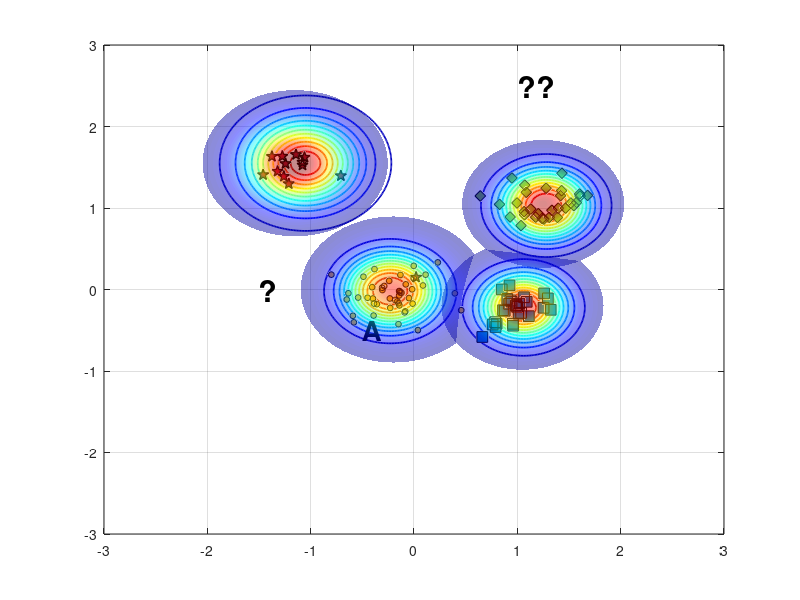

The MATLAB script that drew this image: (Note: this script raises an error after producing the figure.)
%% Reproduce EVM-style demo figure (no toolboxes)
clear; close all; clc; rng(7);

% ---------- 1) 合成四类二维数据 ----------
% 类中心（大致对应图中位置）
C_star  = [-1.15  1.55];   % 红色星
C_diam  = [ 1.25  1.05];   % 绿色菱形
C_square= [ 1.05 -0.20];   % 蓝色方块
C_dot   = [-0.20  0.00];   % 蓝色小点（被 A 标注影响的那簇）

% 协方差（控制每簇形状）
S = @(sx,sy,rho)[sx^2 rho*sx*sy; rho*sx*sy sy^2];
Sig_star   = S(0.18,0.20, 0.05);
Sig_diam   = S(0.22,0.18,-0.10);
Sig_square = S(0.20,0.16, 0.05);
Sig_dot    = S(0.25,0.18, 0.00);

% 从高斯采样（不用 mvnrnd）
sample = @(N,mu,SIG) (randn(N,2)*chol(SIG,'lower') + mu);

X_star   = sample(12,C_star,   Sig_star);
X_diam   = sample(30,C_diam,   Sig_diam);
X_square = sample(28,C_square, Sig_square);
X_dot    = sample(45,C_dot,    Sig_dot);

% 加一个“离群星”靠近 A（见原图左中）
X_star = [X_star; 0.02 0.15];

% ---------- 2) 底面散点与样式 ----------
figure('Color','w','Position',[100,100,800,600]);
hold on; box on; grid on;
z0 = 0; % 所有散点都放在 z=0 的平面

% 确保按照绘制顺序叠放，便于把散点置顶
set(gca,'SortMethod','childorder');

h_star   = scatter3(X_star(:,1),  X_star(:,2),  z0+zeros(size(X_star,1),1),  70, ...
        'pentagram', 'filled', 'MarkerEdgeColor','k', 'MarkerFaceColor',[0.635294 0.0784314 0.184314], 'LineWidth',1.0); % 红色五角星 #A2142F
h_diam   = scatter3(X_diam(:,1),  X_diam(:,2),  z0+zeros(size(X_diam,1),1),  60, ...
        'd', 'filled', 'MarkerEdgeColor','k', 'MarkerFaceColor',[0.466667 0.674510 0.188235]); % 绿色菱形 #77AC30
h_square = scatter3(X_square(:,1),X_square(:,2),z0+zeros(size(X_square,1),1),60, ...
        's', 'filled', 'MarkerEdgeColor','k', 'MarkerFaceColor',[0 0.447059 0.741176]); % 蓝色正方形 #0072BD
h_dot    = scatter3(X_dot(:,1),   X_dot(:,2),   z0+zeros(size(X_dot,1),1),   18, ...
        'o', 'filled', 'MarkerEdgeColor','k', 'MarkerFaceColor',[0.929412 0.694118 0.125490]); % 黄色圆形 #EDB120


% ---------- 3) ψ-model 等值环（彩色同心） ----------
% 采用带形状参的径向函数 psi(r) = exp(-(r/s)^t)
psi = @(X,Y,cx,cy,s,t) exp( - ( sqrt((X-cx).^2 + (Y-cy).^2) ./ s ).^t );

% 选几处“极端向量/代表点”（包含 A 所在）
EV = [ -0.23 -0.02 ;   % A 对应蓝点极端向量
        1.06 -0.22 ;   % 蓝方块
        1.28  1.03 ;   % 绿菱形
       -1.05  1.55 ];  % 红星
scale = [0.42, 0.36, 0.40, 0.48];   % 各自 scale
shape = [2.6,  2.2,  2.4,  2.0];    % 各自 shape

% 网格
[xg,yg] = meshgrid(linspace(-3,3,400));
colormap(jet); caxis([0 1]);

% 等高线层级（红到蓝：高到低）
levels = linspace(1.0,0.05,12);

for k = 1:size(EV,1)
    Z = psi(xg,yg,EV(k,1),EV(k,2),scale(k),shape(k));
    [~, h] = contour(xg,yg,Z,levels);    % 直接画在底面，保持颜色映射
    set(h,'LineWidth',1.25);

    % 将等高线明确压到 z=0（兼容不同 MATLAB 版本）
    ch = get(h,'Children');
    for ic = 1:numel(ch)
        zd = get(ch(ic),'ZData');
        if ~isempty(zd)
            set(ch(ic),'ZData',zeros(size(zd))); % 强制贴在 z=0
        end
    end
end

% 标出 A 与问号
h_A = text(-0.5,-0.5,0,'A','FontWeight','bold','FontSize',20,'Color','k');
text( 1, 2.5,0,'??','FontWeight','bold','FontSize',22,'Color','k');
text( -1.5,0,0,'?','FontWeight','bold','FontSize',22,'Color','k');

% ---------- 4) 上方半透明“钟形面”（表示类支持/概率） ----------
% 用四个高斯穹顶，中心与各簇一致
gauss2 = @(X,Y,cx,cy,s) exp(-((X-cx).^2 + (Y-cy).^2)/(2*s^2));
tops  = {C_star, C_diam, C_square, C_dot};
sigT  = [0.32 0.28 0.28 0.32];   % 调大 sigma，使穹顶更集中
amp   = [1.05 0.95 0.90 0.85];

% 抬高穹顶，并缩小每个穹顶的覆盖范围（为每个穹顶使用局部网格）
zlift      = 0.22;   % 统一抬高量（不改变颜色映射）
spanFactor = 2.8;    % 每个穹顶半宽 = spanFactor * sigma（越小覆盖越小）
gridN      = 121;    % 局部网格分辨率
thetaN     = 181;    % 角向分辨率（圆形采样）

for i=1:4
    cx = tops{i}(1); cy = tops{i}(2);
    span = spanFactor * sigT(i);
    % 极坐标圆形采样
    rVec = linspace(0, span, gridN);
    thVec = linspace(0, 2*pi, thetaN);
    [Rg, Tg] = ndgrid(rVec, thVec);
    xgi = cx + Rg .* cos(Tg);
    ygi = cy + Rg .* sin(Tg);

    Zt = amp(i) * gauss2(xgi,ygi,cx,cy,sigT(i));
    % 用 Zt 作为颜色，Zt+zlift 作为高度，从而抬高且保留原色
    s1 = surf(xgi,ygi, Zt + zlift, Zt, 'EdgeColor','none', 'FaceAlpha',0.45);
end
shading interp; 
% camlight headlight; 
lighting gouraud;

% 将散点推到顶层
uistack([h_star h_diam h_square h_dot], 'top');
% 将A推到顶层
uistack(h_A, 'top');

% ---------- 5) 轴、视角与观感 ----------
xlim([-2 2]); ylim([-1 3]); zlim([0 1.25]); view(47,21);
axis vis3d; daspect([1 1 0.8]);
set(gca,'FontName','Times New Roman','FontSize',12,'LineWidth',1);
% xlabel('x'); ylabel('y'); zlabel('score / \psi');

% 网格和背景风格
grid on; 
% set(gca,'GridAlpha',0.2,'MinorGridAlpha',0.2);
